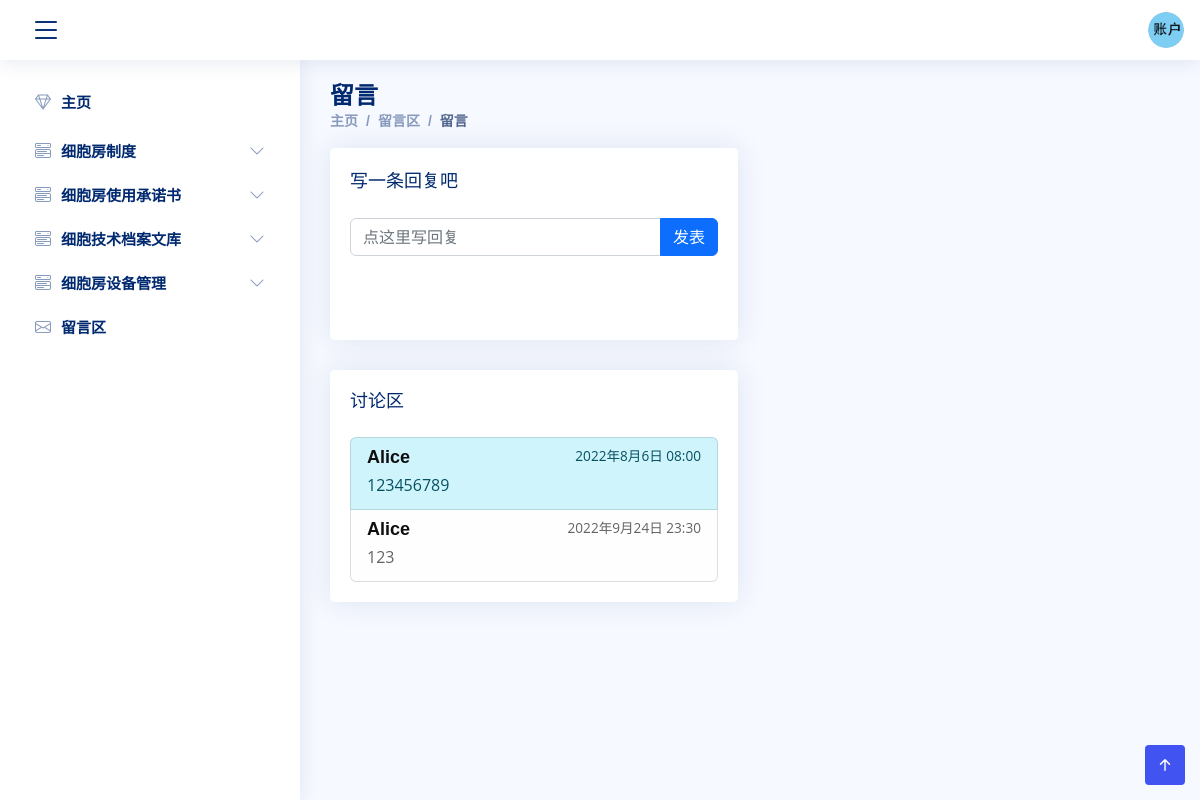
The page /comment/1 (signed in) on the database its author committed.
### MainApp/models.py (models this page shows, shortened)
class UnitGroup(models.Model):
    name = models.CharField('名称', max_length=128)
    class Meta:
        verbose_name = '单元组'
        verbose_name_plural = verbose_name

class Comment(models.Model):
    user = models.ForeignKey(User, related_name='comment_user', on_delete=models.CASCADE)
    date = models.DateTimeField('留言日期', auto_now_add=True)
    text = models.TextField('留言内容')
    class Meta:
        verbose_name = '留言'
        verbose_name_plural = verbose_name
        ordering = ['user', '-date']

class User(models.Model):
    student_id = models.CharField('学号', max_length=256, unique=True)
    name = models.CharField('姓名', max_length=256)
    phone = models.CharField('电话号码', max_length=1024, unique=True)
    email = models.EmailField('邮箱', max_length=1024, unique=True)
    supervisor = models.CharField('导师', max_length=256)
    password = models.CharField('密码', max_length=1024)
    register_time = models.DateTimeField('注册时间', auto_now_add=True)
    class Meta:
        ordering = ["-register_time"]
        verbose_name = "用户"
        verbose_name_plural = verbose_name

class CommentReply(models.Model):
    comment = models.ForeignKey(Comment, related_name='留言回复', on_delete=models.CASCADE)
    user = models.ForeignKey(User, related_name='回复者', on_delete=models.CASCADE)
    date = models.DateTimeField('回复日期', auto_now_add=True)
    text = models.TextField('回复内容')
    class Meta:
        verbose_name = '留言回复'
        verbose_name_plural = verbose_name
        ordering = ['user', '-date']

### MainApp/views.py (the view, shortened to what this page needs)
# urls.py: path('comment/<int:comment_id>', views.comment, name='comment'),
def comment(request, comment_id: int):
    if request.session.get('is_login', None) is not True:
        return redirect('MainApp:login')
    user_id = request.session.get('user_id')
    user = User.objects.get(id=user_id)
    query_comment = Comment.objects.get(id=comment_id)
    unit_groups = UnitGroup.objects.all()
    groups = []
    for group in unit_groups:
        groups.append({
            'group': group,
            'units': Unit.objects.filter(group=group)
        })
    replies = CommentReply.objects.filter(comment=query_comment)
    return render(request, 'comment.html',
                  {'user': user, 'comment': query_comment, 'groups': groups, 'replies': replies})

### MainApp/templates/comment.html (shortened to what this page needs)
{% load static %}
<!DOCTYPE html>
<html lang="en">
<head>
    <link href="https://cdn.bootcdn.net/ajax/libs/twitter-bootstrap/5.2.0/css/bootstrap.min.css" rel="stylesheet">
    <link href="{% static 'vendor/bootstrap-icons/bootstrap-icons.css' %}" rel="stylesheet">
    <link href="{% static 'css/style.css' %}" rel="stylesheet">
</head>
<body>
{% include 'base.html' %}
<main id="main" class="main">
    <div class="pagetitle">
        <h1>留言</h1>
        <nav>
            <ol class="breadcrumb">
                <li class="breadcrumb-item"><a href="{% url 'MainApp:index' %}">主页</a></li>
                <li class="breadcrumb-item"><a href="{% url 'MainApp:comments' %}">留言区</a></li>
                <li class="breadcrumb-item active">留言</li>
            </ol>
        </nav>
    </div>
    <section class="section">
        <div class="row">
            <div class="col-lg-6">
                <div class="card">
                    <div class="card-body">
                        <div class="card-title">写一条回复吧</div>
                        <form method="post">
                            <div class="row mb-5">
                                <div class="input-group mb-3">
                                    <input type="text" class="form-control" placeholder="点这里写回复"
                                           aria-label="comment"
                                           aria-describedby="basic-addon1" name="comment">
                                    <button type="submit" class="btn btn-primary">发表</button>
                                </div>
                            </div>
                        </form>
                    </div>
                </div>
                <div class="card">
                    <div class="card-body">
                        <h5 class="card-title">讨论区</h5>
                        <div class="list-group">
                            <div class="list-group-item list-group-item-info"
                                 aria-current="true">
                                <div class="d-flex w-100 justify-content-between">
                                    <h6 class="mb-1">{{ comment.user.name }}</h6>
                                    <small>{{ comment.date }}</small>
                                </div>
                                <p class="mb-1">{{ comment.text }}</p>
                            </div>
                            {% for reply in replies %}
                                <div class="list-group-item list-group-item-light"
                                     aria-current="true">
                                    <div class="d-flex w-100 justify-content-between">
                                        <h6 class="mb-1">{{ reply.user.name }}</h6>
                                        <small>{{ reply.date }}</small>
                                    </div>
                                    <p class="mb-1">{{ reply.text }}</p>
                                </div>
                            {% endfor %}
                        </div>
                    </div>
                </div>
            </div>
    </section>
</main>
{% include 'footer.html' %}
</body>
</html>

### MainApp/templates/base.html (shortened to what this page needs)
{% load static %}
<!DOCTYPE html>
<html lang="zh">
<header class="header fixed-top d-flex align-items-center">
    <div class="d-flex align-items-center justify-content-between">
        <i class="bi bi-list toggle-sidebar-btn"></i>
    </div>
    <nav class="header-nav ms-auto">
        <ul class="d-flex align-items-center">
            <li class="nav-item dropdown pe-3">
                <a class="nav-link nav-profile d-flex align-items-center pe-0" href="#" data-bs-toggle="dropdown"
                   aria-expanded="false">
                    <img src="{% static 'img/account.png' %}" alt="Profile" class="rounded-circle">
                </a>
            </li>
        </ul>
    </nav>
</header>
<aside class="sidebar" id="sidebar">
    <ul class="sidebar-nav" id="sidebar-nav">
        <li class="nav-item">
            <a class="nav-link collapsed" href="{% url 'MainApp:index' %}">
                <i class="bi bi-gem"></i>
                <span>主页</span>
            </a>
        </li>
        {% for item in groups %}
            <a class="nav-link collapsed" data-bs-target="#model{{ item.group.id }}" data-bs-toggle="collapse" href="#">
                <i class="bi bi-menu-button-wide"></i><span>{{ item.group.name }}</span><i
                    class="bi bi-chevron-down ms-auto"></i>
            </a>
        {% endfor %}
        <li class="nav-item">
            <a class="nav-link collapsed" href="{% url 'MainApp:comments' %}">
                <i class="bi bi-envelope"></i>
                <span>留言区</span>
            </a>
        </li>
    </ul>
</aside>
</html>

### MainApp/static/css/style.css (style rules this page uses)
body { margin: 0; padding: 0; font-family: 'Source Sans Pro', sans-serif; background: #000000 radial-gradient(ellipse at center, rgba(8, 15, 15, 1) 0%, rgba(0, 0, 0, 1) 100%); filter: progid:DXImageTransform.Microsoft.gradient(startColorstr='#080F0F', endColorstr='#000000', GradientType=1); }
html { -ms-overflow-style: scrollbar; }
.alltrans, a, input[type="button"], input[type="submit"], button, table th, table td, .navigation-menu > li > a span:after, .btn, .btn:after, .section-title:after, .service-icon, .owl-dot, .owl-nav > div, .blog-img img, .owl-nav > div:before, .portfolio-box:after, .portfolio-box img, .portfolio-content { -webkit-transition: all 0.4s ease; transition: all 0.4s ease; }
a { color: #e52225; text-decoration: none; }
small, .small { font-size: 85%; }
p { margin: 0 0 20px; }
h1, h2, h3, h4, h5, h6 { line-height: 1.3; margin: 0 0 15px; font-weight: 700; color: #0f0f0f; text-transform: capitalize; font-family: 'Amatic SC', cursive; }
h1, h2 { font-size: 60px; }
h5 { font-size: 22px; margin-bottom: 10px; font-weight: 600; }
h6 { font-size: 18px; margin-bottom: 10px; font-weight: 600; }
:root { --input-padding-x: 1.5rem; --input-padding-y: .75rem; }
:root { scroll-behavior: smooth; }
body { font-family: "Open Sans", sans-serif; background: #f6f9ff; color: #444444; }
a { color: #4154f1; text-decoration: none; }
h1, h2, h3, h4, h5, h6 { font-family: "Nunito", sans-serif; }
#main { margin-top: 60px; padding: 20px 30px; transition: all 0.3s; }
.pagetitle { margin-bottom: 10px; }
.pagetitle h1 { font-size: 24px; margin-bottom: 0; font-weight: 600; color: #012970; }
.card { margin-bottom: 30px; border: none; border-radius: 5px; box-shadow: 0px 0 30px rgba(1, 41, 112, 0.1); }
.card-title { padding: 20px 0 15px 0; font-size: 18px; font-weight: 500; color: #012970; font-family: "Poppins", sans-serif; }
.card-body { padding: 0 20px 20px 20px; }
.breadcrumb { font-size: 14px; font-family: "Nunito", sans-serif; color: #899bbd; font-weight: 600; }
.breadcrumb a { color: #899bbd; transition: 0.3s; }
.breadcrumb .breadcrumb-item::before { color: #899bbd; }
.breadcrumb .active { color: #51678f; font-weight: 600; }
.header { transition: all 0.5s; z-index: 997; height: 60px; box-shadow: 0px 2px 20px rgba(1, 41, 112, 0.1); background-color: #fff; padding-left: 20px; }
.header .toggle-sidebar-btn { font-size: 32px; padding-left: 10px; cursor: pointer; color: #012970; }
.header-nav ul { list-style: none; }
.header-nav > ul { margin: 0; padding: 0; }
.header-nav .nav-profile { color: #012970; }
.header-nav .nav-profile img { max-height: 36px; }
.sidebar { position: fixed; top: 60px; left: 0; bottom: 0; width: 300px; z-index: 996; transition: all 0.3s; padding: 20px; overflow-y: auto; scrollbar-width: thin; scrollbar-color: #aab7cf transparent; box-shadow: 0px 0px 20px rgba(1, 41, 112, 0.1); background-color: #fff; }
@media (min-width: 1200px) { #main, #footer { margin-left: 300px; } }
.sidebar-nav { padding: 0; margin: 0; list-style: none; }
.sidebar-nav li { padding: 0; margin: 0; list-style: none; }
.sidebar-nav .nav-item { margin-bottom: 5px; }
.sidebar-nav .nav-link { display: flex; align-items: center; font-size: 15px; font-weight: 600; color: #4154f1; transition: 0.3; background: #f6f9ff; padding: 10px 15px; border-radius: 4px; }
.sidebar-nav .nav-link i { font-size: 16px; margin-right: 10px; color: #4154f1; }
.sidebar-nav .nav-link.collapsed { color: #012970; background: #fff; }
.sidebar-nav .nav-link.collapsed i { color: #899bbd; }
.sidebar-nav .nav-link .bi-chevron-down { margin-right: 0; transition: transform 0.2s ease-in-out; }

### rows shown on the page
UnitGroup: group.name "细胞房制度"
UnitGroup: group.name "细胞房使用承诺书"
UnitGroup: group.name "细胞技术档案文库"
UnitGroup: group.name "细胞房设备管理"
Comment: user.name "Alice", date "2022年8月6日 08:00", text "123456789"
CommentReply: user.name "Alice", date "2022年9月24日 23:30", text "123"
